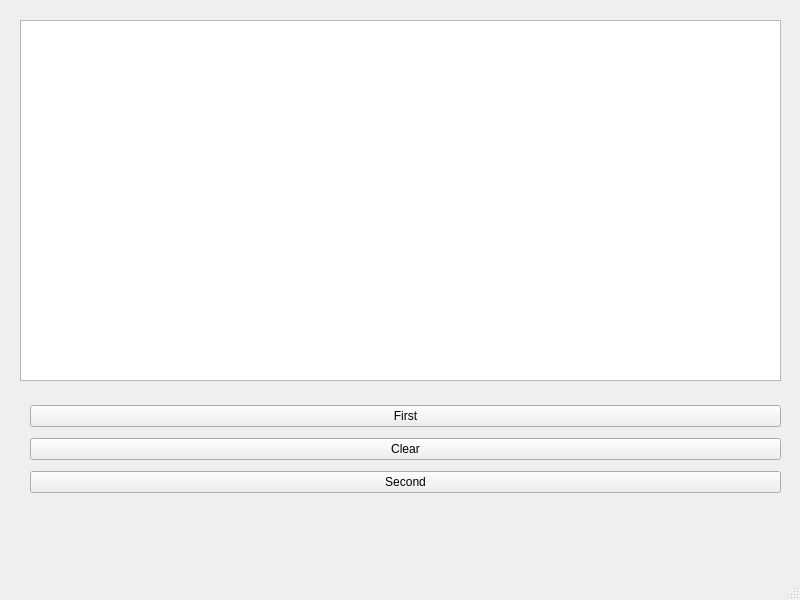
<?xml version="1.0" encoding="UTF-8"?>
<ui version="4.0">
 <class>MainWindow</class>
 <widget class="QMainWindow" name="MainWindow">
  <property name="geometry">
   <rect>
    <x>0</x>
    <y>0</y>
    <width>800</width>
    <height>600</height>
   </rect>
  </property>
  <property name="windowTitle">
   <string>MainWindow</string>
  </property>
  <widget class="QWidget" name="centralwidget">
   <widget class="QWidget" name="verticalLayoutWidget">
    <property name="geometry">
     <rect>
      <x>30</x>
      <y>400</y>
      <width>751</width>
      <height>100</height>
     </rect>
    </property>
    <layout class="QVBoxLayout" name="verticalLayout">
     <item>
      <widget class="QPushButton" name="pushButton">
       <property name="text">
        <string>First</string>
       </property>
      </widget>
     </item>
     <item>
      <widget class="QPushButton" name="pushButton_2">
       <property name="text">
        <string>Clear</string>
       </property>
      </widget>
     </item>
     <item>
      <widget class="QPushButton" name="pushButton_3">
       <property name="text">
        <string>Second</string>
       </property>
      </widget>
     </item>
    </layout>
   </widget>
   <widget class="PlotWidget" name="graphicsView">
    <property name="geometry">
     <rect>
      <x>20</x>
      <y>20</y>
      <width>761</width>
      <height>361</height>
     </rect>
    </property>
   </widget>
  </widget>
  <widget class="QMenuBar" name="menubar">
   <property name="geometry">
    <rect>
     <x>0</x>
     <y>0</y>
     <width>800</width>
     <height>26</height>
    </rect>
   </property>
  </widget>
  <widget class="QStatusBar" name="statusbar"/>
 </widget>
 <customwidgets>
  <customwidget>
   <class>PlotWidget</class>
   <extends>QGraphicsView</extends>
   <header>pyqtgraph.h</header>
  </customwidget>
 </customwidgets>
 <resources/>
 <connections/>
</ui>
